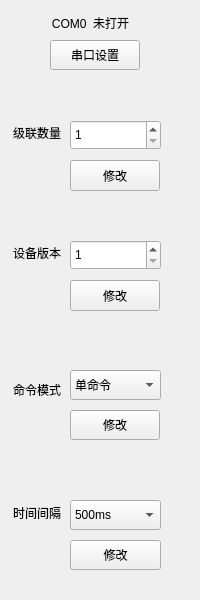
<?xml version="1.0" encoding="UTF-8"?>
<ui version="4.0">
 <class>M_SettingToolWid</class>
 <widget class="QWidget" name="M_SettingToolWid">
  <property name="geometry">
   <rect>
    <x>0</x>
    <y>0</y>
    <width>200</width>
    <height>600</height>
   </rect>
  </property>
  <property name="windowTitle">
   <string>Form</string>
  </property>
  <widget class="QLabel" name="label_5">
   <property name="geometry">
    <rect>
     <x>0</x>
     <y>380</y>
     <width>61</width>
     <height>20</height>
    </rect>
   </property>
   <property name="text">
    <string>命令模式</string>
   </property>
   <property name="alignment">
    <set>Qt::AlignRight|Qt::AlignTrailing|Qt::AlignVCenter</set>
   </property>
  </widget>
  <widget class="QComboBox" name="cmdBox">
   <property name="geometry">
    <rect>
     <x>70</x>
     <y>370</y>
     <width>91</width>
     <height>30</height>
    </rect>
   </property>
   <item>
    <property name="text">
     <string>单命令</string>
    </property>
   </item>
   <item>
    <property name="text">
     <string>双命令</string>
    </property>
   </item>
  </widget>
  <widget class="QPushButton" name="serialBtn">
   <property name="geometry">
    <rect>
     <x>50</x>
     <y>40</y>
     <width>90</width>
     <height>30</height>
    </rect>
   </property>
   <property name="text">
    <string>串口设置</string>
   </property>
  </widget>
  <widget class="QLabel" name="label_2">
   <property name="geometry">
    <rect>
     <x>0</x>
     <y>240</y>
     <width>61</width>
     <height>25</height>
    </rect>
   </property>
   <property name="text">
    <string>设备版本</string>
   </property>
   <property name="alignment">
    <set>Qt::AlignRight|Qt::AlignTrailing|Qt::AlignVCenter</set>
   </property>
  </widget>
  <widget class="QPushButton" name="outputNumBtn">
   <property name="geometry">
    <rect>
     <x>70</x>
     <y>280</y>
     <width>90</width>
     <height>31</height>
    </rect>
   </property>
   <property name="text">
    <string>修改</string>
   </property>
  </widget>
  <widget class="QLabel" name="label">
   <property name="geometry">
    <rect>
     <x>0</x>
     <y>120</y>
     <width>61</width>
     <height>25</height>
    </rect>
   </property>
   <property name="text">
    <string>级联数量</string>
   </property>
   <property name="alignment">
    <set>Qt::AlignRight|Qt::AlignTrailing|Qt::AlignVCenter</set>
   </property>
  </widget>
  <widget class="QPushButton" name="cmdBtn">
   <property name="geometry">
    <rect>
     <x>70</x>
     <y>410</y>
     <width>90</width>
     <height>30</height>
    </rect>
   </property>
   <property name="text">
    <string>修改</string>
   </property>
  </widget>
  <widget class="QSpinBox" name="spinBox">
   <property name="geometry">
    <rect>
     <x>70</x>
     <y>120</y>
     <width>91</width>
     <height>30</height>
    </rect>
   </property>
   <property name="minimum">
    <number>1</number>
   </property>
   <property name="maximum">
    <number>33</number>
   </property>
  </widget>
  <widget class="QPushButton" name="timeBtn">
   <property name="geometry">
    <rect>
     <x>70</x>
     <y>540</y>
     <width>91</width>
     <height>30</height>
    </rect>
   </property>
   <property name="text">
    <string>修改</string>
   </property>
  </widget>
  <widget class="QLabel" name="label_6">
   <property name="geometry">
    <rect>
     <x>0</x>
     <y>500</y>
     <width>61</width>
     <height>25</height>
    </rect>
   </property>
   <property name="text">
    <string>时间间隔</string>
   </property>
   <property name="alignment">
    <set>Qt::AlignRight|Qt::AlignTrailing|Qt::AlignVCenter</set>
   </property>
  </widget>
  <widget class="QPushButton" name="devNumBtn">
   <property name="geometry">
    <rect>
     <x>70</x>
     <y>160</y>
     <width>90</width>
     <height>31</height>
    </rect>
   </property>
   <property name="text">
    <string>修改</string>
   </property>
  </widget>
  <widget class="QComboBox" name="timeBox">
   <property name="geometry">
    <rect>
     <x>70</x>
     <y>500</y>
     <width>91</width>
     <height>30</height>
    </rect>
   </property>
   <item>
    <property name="text">
     <string>500ms</string>
    </property>
   </item>
   <item>
    <property name="text">
     <string>1000ms</string>
    </property>
   </item>
   <item>
    <property name="text">
     <string>1500ms</string>
    </property>
   </item>
  </widget>
  <widget class="QLabel" name="serialLab">
   <property name="geometry">
    <rect>
     <x>20</x>
     <y>10</y>
     <width>141</width>
     <height>25</height>
    </rect>
   </property>
   <property name="text">
    <string>COM0  未打开</string>
   </property>
   <property name="alignment">
    <set>Qt::AlignCenter</set>
   </property>
  </widget>
  <widget class="QSpinBox" name="outputSpinBox">
   <property name="geometry">
    <rect>
     <x>70</x>
     <y>240</y>
     <width>91</width>
     <height>30</height>
    </rect>
   </property>
   <property name="minimum">
    <number>1</number>
   </property>
   <property name="maximum">
    <number>33</number>
   </property>
  </widget>
 </widget>
 <resources/>
 <connections/>
</ui>
